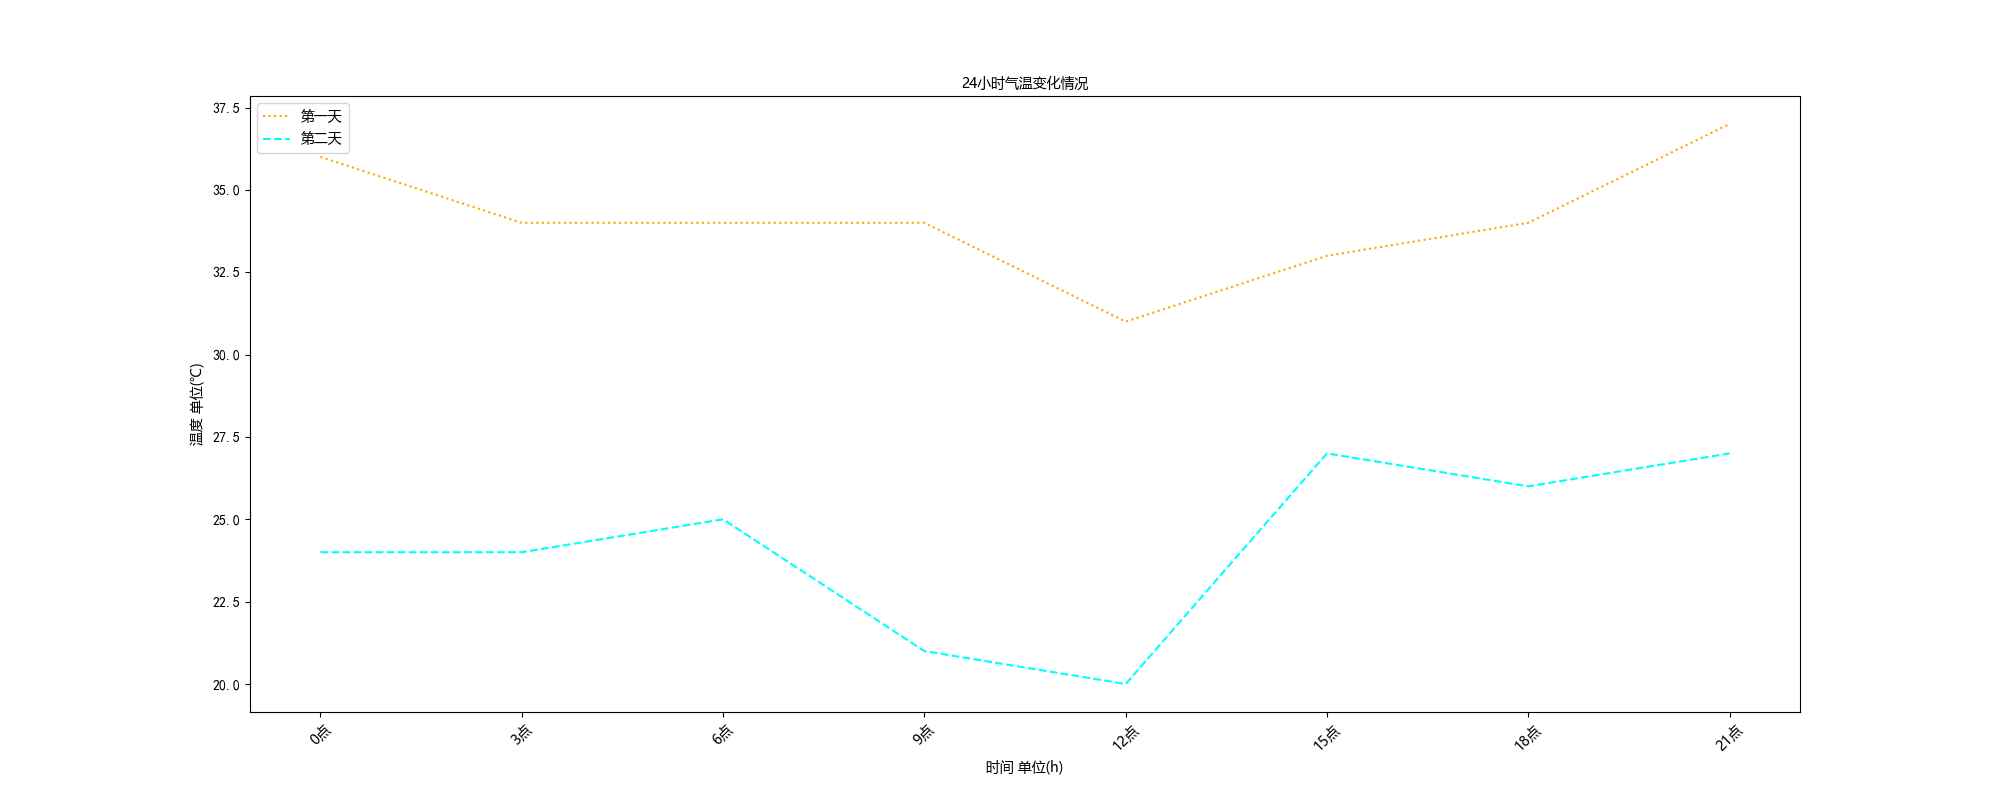

Recreate this plot in Python.
# 导入pyplot
from matplotlib import pyplot as plt, font_manager
# 导入numpy
import numpy as np

# 1:设置图形大小:figsize图片大小,dpi是清晰程度,dpi越高,图像越清晰
# figure图形图标的意思,在这里指的就是我们画的图
# 通过实例化一个figure并且传递参数,能够在后台自动使用该figure实例
# 在图像模糊的时候可以传入dpi参数,让图片更加清晰
plt.figure(figsize=(20, 8), dpi=100)

# 1:设置显示中文
# 为什么无法显示中文:
# matplotlib默认不支持中文字符，因为默认的英文字体无法显示汉字
# 查看linux/mac下面支持的字体:
# fc-list   查看支持的字体
# fc-list :lang=zh 查看支持的中文(冒号前面有空格)

# 那么问题来了:如何修改matplotlib的默认字体?

# 通过matplotlib.rc可以修改
# #windows和linux设置字体的方式
# font={  'family':'MicroSoft YaHei',
#         'weight':'bold',
#          'size':'larger'}
# matplotlib.rc("font",**font)#第一种方式
# matplotlib.rc('font',family="MicroSoft YaHei",'weight'='bold')#第二种方式

# 另外一种设置字体的方式,通过matplotlib 下的font_manager可以解决(windows/linux/mac) 常用√
font = font_manager.FontProperties(fname="C:\Windows\Fonts\msyh.ttc")

# 4:调整x或者y的刻度的间距
# 取步长为间隔，下面中去步长为3，即可横轴上得到8个刻度
# 当刻度太稀疏时,可以取消步长,或者缩小间距
# 一天24小时为横坐标
x_time = range(0, 24, 3)
# 当刻度太密集时候使用列表的步长(间隔取值)来解决
y_temperature_one = np.random.randint(30, 38, 8)
y_temperature_twe = np.random.randint(20, 28, 8)

# 绘图,通过label指定图例内容,线条颜色,线条风格
plt.plot(x_time, y_temperature_one, label="第一天", color="orange", linestyle=":")
plt.plot(x_time, y_temperature_twe, label="第二天", color="cyan", linestyle="--")

# 3:调整x轴刻度,显示时间 疏密 显示为字符串
# 先转换成列表
_x_time = list(x_time)
# 设置字符串显示,{}表示后面循序产生的参数
_xtick_labels = ["{}点".format(i) for i in range(0, 24, 3)]

plt.xticks(_x_time, _xtick_labels, rotation=45, fontproperties=font)
# _x_time 和 _xtick_labels 数字和字符串一一对应
# 数字和字符串的长度一样
# 旋转角度 rotation=90
# 设置字体中文显示 fontproperties=font

# 4:添加描述信息
plt.xlabel("时间 单位(h)", fontproperties=font)
plt.ylabel("温度 单位(℃)", fontproperties=font)
plt.title("24小时气温变化情况", fontproperties=font)

# 添加图例加以说明,这里注意中文显示 需要设置prop 只有legend中文是prop=my_font
# loc="upper left"调整图例的位置,默认是右上角奥
plt.legend(prop=font, loc="upper left")

# 2:保存(保存应在绘图之前进行)
plt.savefig("basics_line_chart_hyperbola.png")

# 显示图形
plt.show()
